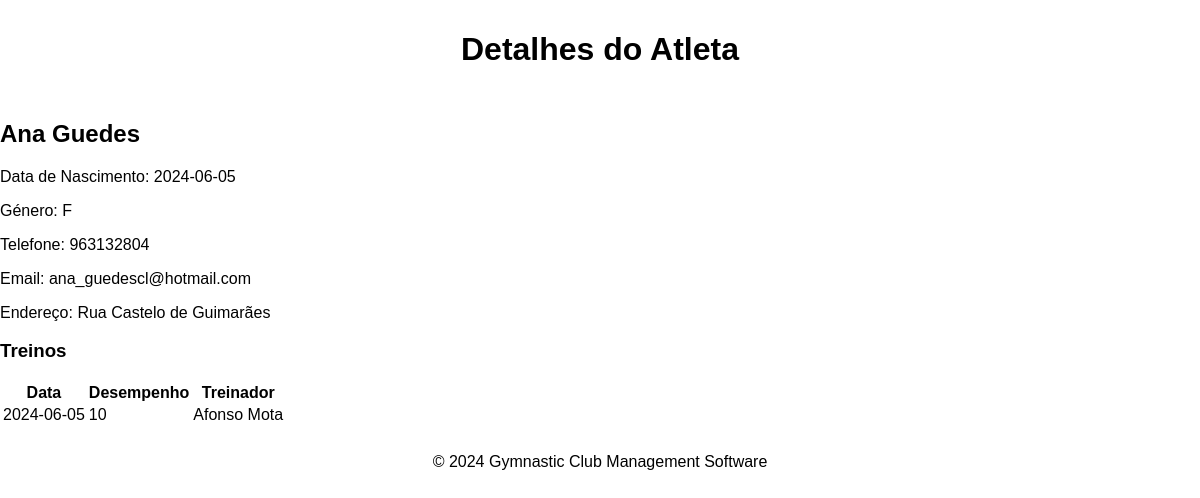
The app's page /frontend/athlete_details_training.php?athlete_id=3, older data.
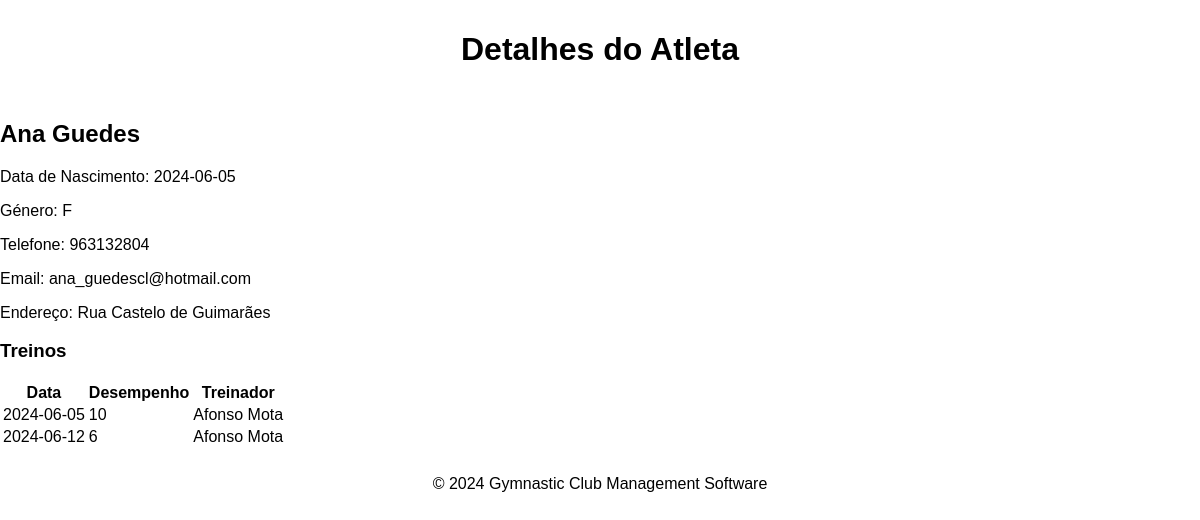
The same page, newer data.
### tables this page shows
CREATE TABLE Athlete (
    idAthlete INTEGER PRIMARY KEY AUTOINCREMENT,
    name VARCHAR(255) NOT NULL,
    birthday DATE NOT NULL,
    genre VARCHAR(1) NOT NULL,
    mobile VARCHAR(20) NOT NULL,
    email VARCHAR(255) NOT NULL,
    password VARCHAR(255) NOT NULL,
    address VARCHAR(255) NOT NULL,
    ageGroup VARCHAR(255) NOT NULL,
    UNIQUE(idAthlete),
    UNIQUE(mobile),
    UNIQUE(email),
    CHECK(email LIKE '%@%')
);

CREATE TABLE TrainingReg (
    idTrainingReg INTEGER PRIMARY KEY AUTOINCREMENT,
    idCoachingStaff INT,
    idAthlete INT,
    performance FLOAT NOT NULL,
    dateTrainingReg DATE NOT NULL,
    FOREIGN KEY (idCoachingStaff) REFERENCES CoachingStaff(idCoachingStaff),
    FOREIGN KEY (idAthlete) REFERENCES Athlete(idAthlete),
    UNIQUE(idTrainingReg),
    CHECK(performance >= 0 AND performance <= 10),
    CHECK(dateTrainingReg LIKE '%-%-%')
);

CREATE TABLE CoachingStaff (
    idCoachingStaff INTEGER PRIMARY KEY AUTOINCREMENT,
    name VARCHAR(255) NOT NULL,
    birthday DATE NOT NULL,
    genre VARCHAR(1) NOT NULL,
    mobile VARCHAR(20) NOT NULL,
    email VARCHAR(255) NOT NULL,
    password VARCHAR(255) NOT NULL,
    address VARCHAR(255) NOT NULL,
    function VARCHAR(255) NOT NULL,
    UNIQUE(idCoachingStaff),
    UNIQUE(mobile),
    UNIQUE(email),
    CHECK(email LIKE '%@%')
);

### frontend/athlete_details_training.php (the view, shortened to what this page needs)
<?php
include '../backend/db_connect.php';
$athlete_id = $_GET['athlete_id'];
try {
    $sql = "SELECT TR.idTrainingReg, TR.performance, TR.dateTrainingReg, CS.name as coach_name
            FROM TrainingReg TR
            JOIN CoachingStaff CS ON TR.idCoachingStaff = CS.idCoachingStaff
            WHERE TR.idAthlete = :athlete_id";
    $stmt = $conn->prepare($sql);
    $stmt->bindParam(':athlete_id', $athlete_id);
    $stmt->execute();
    $trainings = $stmt->fetchAll(PDO::FETCH_ASSOC);
    $sql_athlete = "SELECT name, birthday, genre, mobile, email, address FROM Athlete WHERE idAthlete = :athlete_id";
    $stmt_athlete = $conn->prepare($sql_athlete);
    $stmt_athlete->bindParam(':athlete_id', $athlete_id);
    $stmt_athlete->execute();
    $athlete_details = $stmt_athlete->fetch(PDO::FETCH_ASSOC);
} catch (Exception $e) {
    echo "<p>Erro: " . $e->getMessage() . "</p>";
    exit;
}
?>
<!DOCTYPE html>
<html lang="pt">
<head>
    <link rel="stylesheet" href="../static/styles.css">
</head>
<body>
    <header>
        <h1>Detalhes do Atleta</h1>
    </header>
    <main>
        <h2><?= htmlspecialchars($athlete_details['name']) ?></h2>
        <p>Data de Nascimento: <?= htmlspecialchars($athlete_details['birthday']) ?></p>
        <p>Género: <?= htmlspecialchars($athlete_details['genre']) ?></p>
        <p>Telefone: <?= htmlspecialchars($athlete_details['mobile']) ?></p>
        <p>Email: <?= htmlspecialchars($athlete_details['email']) ?></p>
        <p>Endereço: <?= htmlspecialchars($athlete_details['address']) ?></p>
        <h3>Treinos</h3>
        <table>
            <thead>
                <tr>
                    <th>Data</th>
                    <th>Desempenho</th>
                    <th>Treinador</th>
                </tr>
            </thead>
            <tbody>
                <?php foreach ($trainings as $training): ?>
                <tr>
                    <td><?= htmlspecialchars($training['dateTrainingReg']) ?></td>
                    <td><?= htmlspecialchars($training['performance']) ?></td>
                    <td><?= htmlspecialchars($training['coach_name']) ?></td>
                </tr>
                <?php endforeach; ?>
            </tbody>
        </table>
    </main>
    <footer>
        <p>&copy; 2024 Gymnastic Club Management Software</p>
    </footer>
</body>
</html>

### css/styles.css (style rules this page uses)
body { margin: 0; padding: 0; box-sizing: border-box; font-family: Poppins, sans-serif; overflow: hidden; display: flex; flex-direction: column; height: 100vh; }
header { text-align: center; padding: 10px 20px; background-color: rgba(255, 255, 255, 0.5); flex-shrink: 0; font: arial; }
footer { text-align: center; padding: 10px 20px; flex-shrink: 0; }

Row changes from the older to the newer data that the page shows:
added trainingreg: dateTrainingReg "2024-06-12", performance "6", idCoachingStaff.name "Afonso Mota"
